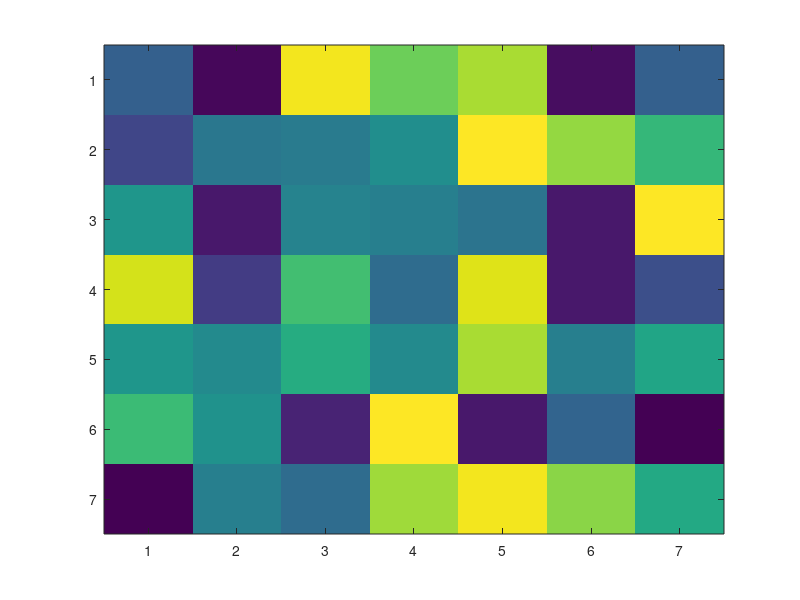

This chart was generated by the following MATLAB code: (Note: this script raises an error after producing the figure.)
figure;
h = imagesc(rand(7,7));
axh = gca;
figh = gcf;
xticks = get(gca,'xtick');
yticks = get(gca,'ytick');
pos = get(axh,'position'); % position of current axes in parent figure

pic = imread('coins.png');
x = pos(1);
y = pos(2);
dlta = (pos(3)-pos(1)) / length(xticks); % square size in units of parant figure

% create image label
lblAx = axes('parent',figh,'position',[x+dlta/4,y-dlta/2,dlta/2,dlta/2]);
imagesc(pic,'parent',lblAx);
axis(lblAx,'off')
%%

lblAx = axes('parent',figh,'position',[pos(1)+pos(3),y-dlta/2,dlta/2,dlta/2]);
imagesc(pic,'parent',lblAx);
axis(lblAx,'off')


%%

myImage = imread('coins.png');
set(handles.axes7,'Units','pixels');
resizePos = get(handles.axes7,'Position');
myImage= imresize(myImage, [resizePos(3) resizePos(3)]);
axes(handles.axes7);
imshow(myImage);
set(handles.axes7,'Units','normalized');